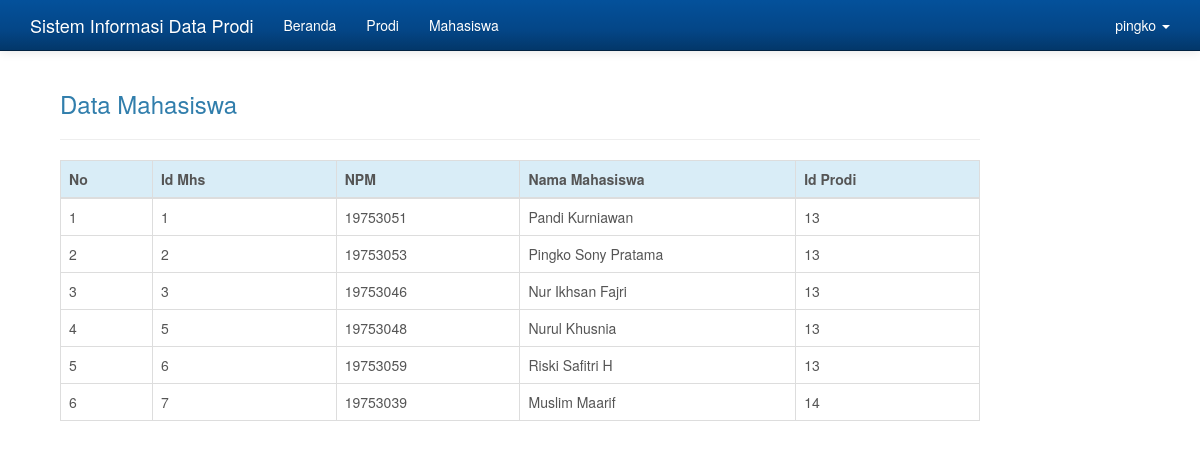
Page /admin/admin.php?hlm=mahasiswa_view (signed in) on the committed database.
### tables this page shows
CREATE TABLE `mahasiswa` (
  `idmhs` int(11) NOT NULL,
  `npm` varchar(8) NOT NULL,
  `nama` varchar(50) NOT NULL,
  `idprodi` int(11) NOT NULL
);

### admin/mahasiswa_view.php (the view)
<?php
if(empty($_SESSION['iduser'] ) ){
	$_SESSION['err'] = '<strong>ERROR!</strong> Anda harus login terlebih dahulu.';
	header('Location: ./');
	die();
} else {
		echo '
			<div class="container">
			<div class="col-md-10">
				<h3 style="margin-bottom: -20px;">Data Mahasiswa</h3>
				<br/><hr/>
				<table class="table table-bordered">
				 <thead>
				   <tr class="info">
					 <th width="10%">No</th>
					 <th width="20%">Id Mhs</th>
					 <th width="20%">NPM</th>
					 <th width="30%">Nama Mahasiswa</th>
					 <th width="20%">Id Prodi</th>
				   </tr>
				 </thead>
				 <tbody>';
		 	$sql = mysqli_query($koneksi, "SELECT * FROM mahasiswa");
		 	if(mysqli_num_rows($sql) > 0){
		 		$no = 0;
				 while($row = mysqli_fetch_array($sql)){
	 				$no++;
	 			echo '
				   <tr>
					 <td>'.$no.'</td>
					 <td>'.$row['idmhs'].'</td>
					 <td>'.$row['npm'].'</td>
					 <td>'.$row['nama'].'</td>
					 <td>'.$row['idprodi'].'</td>';
				}
			}
			echo '
			 	</tbody>
			</table>
			</div>
		</div>';
	}
?>

### admin/admin.php (style rules this page uses)
body { min-height: 200px; padding-top: 70px; }

### rows in the picture
mahasiswa: idmhs "1", npm "19753051", nama "Pandi Kurniawan", idprodi "13"
mahasiswa: idmhs "2", npm "19753053", nama "Pingko Sony Pratama", idprodi "13"
mahasiswa: idmhs "3", npm "19753046", nama "Nur Ikhsan Fajri", idprodi "13"
mahasiswa: idmhs "5", npm "19753048", nama "Nurul Khusnia", idprodi "13"
mahasiswa: idmhs "6", npm "19753059", nama "Riski Safitri H", idprodi "13"
mahasiswa: idmhs "7", npm "19753039", nama "Muslim Maarif", idprodi "14"

### other values in the picture
$_SESSION['username'] "pingko"
